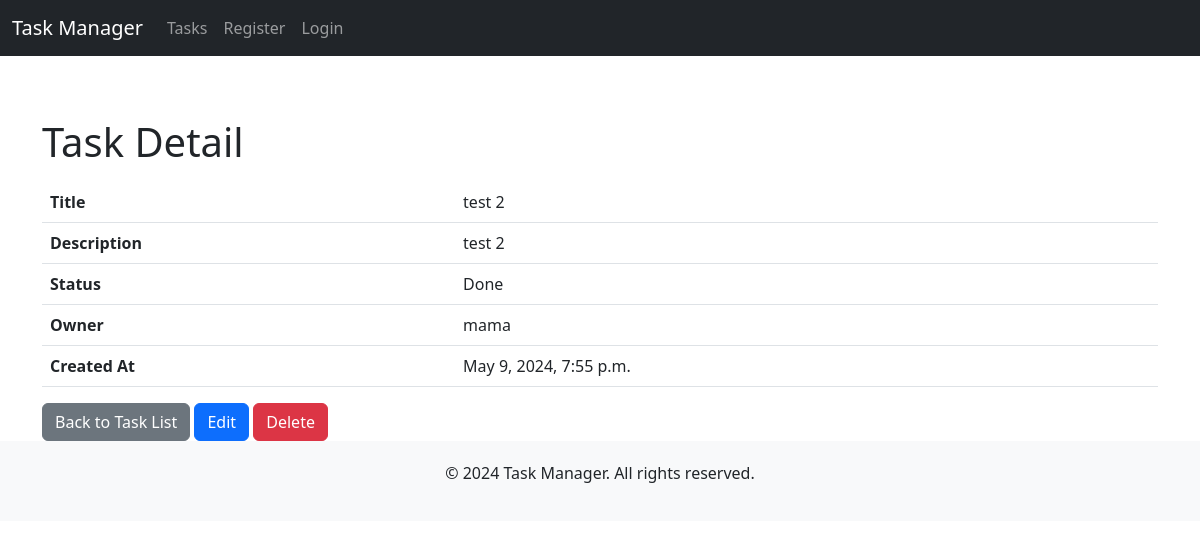
The page /tasks/2/ (signed in) on the database its author committed.
### tasks/models.py (models this page shows, shortened)
class Task(models.Model):
    owner = models.ForeignKey(User, on_delete=models.CASCADE)
    title = models.CharField(max_length=100, blank=False)
    description = models.TextField(blank=True)
    created_at = models.DateTimeField(auto_now_add=True)
    status = models.CharField(max_length=15, choices=status, null=False, default='To Do')
    class Meta:
        ordering = ['-title']

### tasks/views.py (the view)
# urls.py: path('<int:pk>/', views.TaskDetailView.as_view(), name='detail'),
class TaskDetailView(TaskBaseView):
    template_name = 'tasks/task_detail.html'
    def get(self, request, pk):
        task = get_object_or_404(Task, pk=pk)
        return render(request, 'tasks/task_detail.html', {'task': task})

### tasks/templates/tasks/task_detail.html (shortened to what this page needs)
{% extends 'base.html' %}
{% block content %}
    <h1 class="mt-5">Task Detail</h1>
    <table class="table mt-3">
        <tr>
            <th>Title</th>
            <td>{{ task.title }}</td>
        </tr>
        <tr>
            <th>Description</th>
            <td>{{ task.description }}</td>
        </tr>
        <tr>
            <th>Status</th>
            <td>{{ task.status }}</td>
        </tr>
        <tr>
            <th>Owner</th>
            <td>{{ task.owner.username }}</td>
        </tr>
        <tr>
            <th>Created At</th>
            <td>{{ task.created_at }}</td>
        </tr>
    </table>
    <a href="{% url 'tasks:list_create' %}" class="btn btn-secondary">Back to Task List</a>
    <a href="{% url 'tasks:edit' pk=task.pk %}" class="btn btn-primary">Edit</a>
    <a href="{% url 'tasks:delete' pk=task.pk %}" class="btn btn-danger">Delete</a>
{% endblock %}

### tasks/templates/base.html (style rules this page uses)
body { padding-top: 70px; }

### rows shown on the page
Task: title "test 2", description "test 2", status "Done", owner.username "mama", created_at "May 9, 2024, 7:55 p.m."
